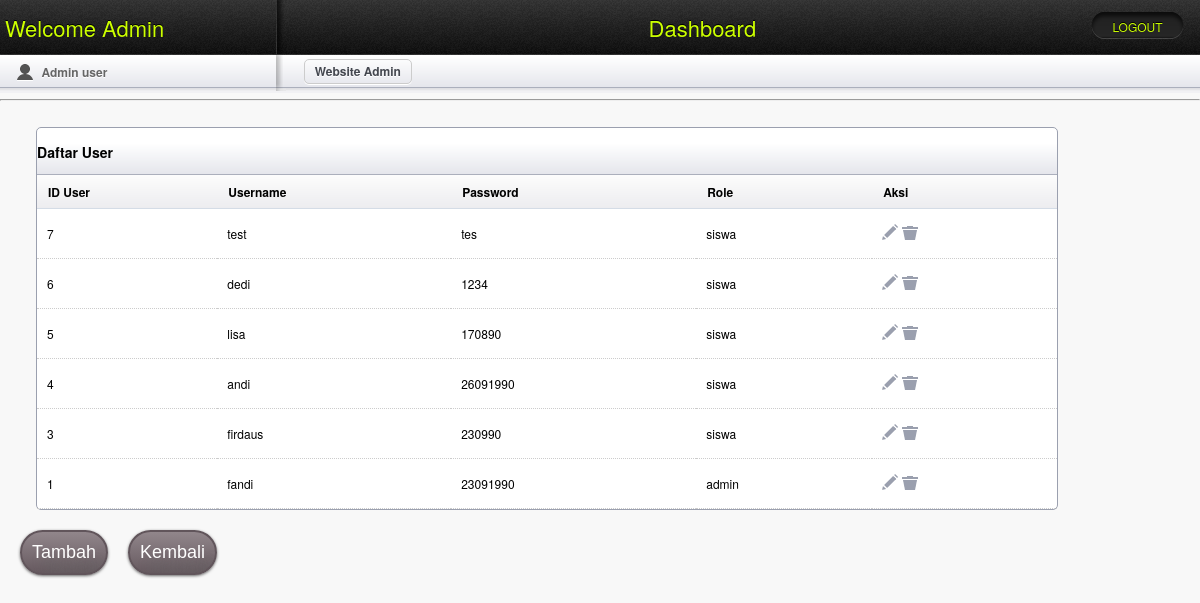
Screenshot of /admin/act_admin.php with the database file from the repository.
### tables this page shows
CREATE TABLE IF NOT EXISTS `user` (
  `No_ID` int(11) NOT NULL auto_increment,
  `Username` varchar(30) NOT NULL,
  `Password` varchar(16) NOT NULL,
  `Level` varchar(15) NOT NULL,
  PRIMARY KEY  (`No_ID`)
);

### admin/act_admin.php (the view, shortened to what this page needs)
<!doctype html>
<html lang="en">
<head>
	<link rel="stylesheet" href="css/layout.css" type="text/css" media="screen" />
</head>
<body>
	<header id="header">
		<hgroup>
			<h1 class="site_title"><a href="admin.php">Welcome Admin</a></h1>
			<h2 class="section_title">Dashboard</h2><div class="btn_view_site"><a href="../logout.php">LOGOUT</a></div>
		</hgroup>
	</header>
	<section id="secondary_bar">
		<div class="user">
			<p>Admin user</p>
		</div>
		<div class="breadcrumbs_container">
			<article class="breadcrumbs"><a href="#">Website Admin</a></article>
		</div>
	</section>
	<aside class="column">
		<hr/>
<?php
	switch($_GET['doadmin']){
	default: ?>
		<article class="module width_3_quarter">
		<header><h3 class="tabs_involved">Daftar User</h3></header>
		<div id="tab1" class="tab_content" style="display: block;">
		<table class="tablesorter" cellspacing="0">
		<thead>
		<tr><th class="header">ID User</th><th class="header">Username</th><th class="header">Password</th><th class="header">Role</th><th class="header">Aksi</th></tr></thead>
		<tbody>
	<?php
		$sql = mysql_query("SELECT * FROM user ORDER BY No_ID DESC");
		while ($r=mysql_fetch_array($sql)){ ?>
		<tr><td><?php echo $r['No_ID']; ?></td>
			<td><?php echo $r['Username']; ?></td>
			<td><?php echo $r['Password']; ?></td>
			<td><?php echo $r['Level']; ?></td>
			<td><a href="?act=admin&doadmin=editadmin&id=<?php echo $r['No_ID']; ?>"><img src="images/icn_edit.png" /></a>
				<a href="aksi.php?act=admin&doadmin=hapus&id=<?php echo $r['No_ID']; ?>"><img src="images/icn_trash.png" /></a>
			</td>
		</tr>
		<?php } ?>
		</tbody>
	</table>
	</div>
	</article><br class="clear" />
			<input class="button" type="button" value="Tambah" onClick=location.href="?act=admin&doadmin=addadmin">
			<input class="button" type="button" value="Kembali" onClick=location.href="admin.php">
<br class="clear" />
	<?php break; ?>
<?php break; } ?>
</aside>
	</body>
</html>

### admin/css/layout.css (style rules this page uses)
html, div, map, dt, isindex, form, header, aside, section, section, article, footer { display: block; }
.button { margin-top: 20px; margin-left: 20px; float: left; font-family: Arial; color: #ffffff; font-size: 18px; padding: 10px; text-decoration: none; -webkit-border-radius: 28px; -moz-border-radius: 28px; -webkit-box-shadow: 0px 1px 3px #666666; -moz-box-shadow: 0px 1px 3px #666666; text-shadow: 10px 15px 11px #666666; border: solid #61555b 2px; background: -webkit-gradient(linear, 0 0, 0 100%, from(#91868b), to(#66595f)); background: -moz-linear-gradient(top, #91868b, #66595f); -ms-filter: progid:DXImageTransform.Microsoft.gradient(startColorStr=#91868b, endColorStr=#66595f); filter: progid:DXImageTransform.Microsoft.gradient(startColorStr=#91868b, endColorStr=#66595f); display:inline-block; }
in html, body { height: 100%; margin: 0; padding: 0; font-family: "Helvetica Neue", Helvetica, Arial, Verdana, sans-serif; background: #F8F8F8; font-size: 12px; }
a:link, a:visited { color: #77BACE; text-decoration: none; }
header#header { height: 55px; width: 100%; background: #222222 url(../images/header_bg.png) repeat-x; }
header#header h1.site_title, header#header h2.section_title { float: left; margin: 0; font-size: 22px; display: block; width: 23%; height: 55px; font-weight: normal; text-align: left; text-indent: 1.8%; line-height: 55px; color: #ccff00; text-shadow: 0 -1px 0 #000; }
header#header h1.site_title a { color: #ccff00; text-decoration: none; }
header#header h2.section_title { text-align: center; text-indent: 4.5%; width: 68%; background: url(../images/header_shadow.png) no-repeat left top; }
.btn_view_site { float: left; width: 9%; }
.btn_view_site a { display: block; margin-top: 12px; width: 91px; height: 27px; background: url(../images/btn_view_site.png) no-repeat; text-align: center; line-height: 29px; color: #ccff00; text-decoration: none; text-shadow: 0 -1px 0 #000; }
section#secondary_bar { height: 38px; width: 100%; background: #F1F1F4 url(../images/secondary_bar.png) repeat-x; }
section#secondary_bar .user { float: left; width: 23%; height: 38px; }
.user p { margin: 0; padding: 0; color: #666666; font-weight: bold; display: block; float: left; width: 85%; height: 35px; line-height: 35px; text-indent: 25px; text-shadow: 0 1px 0 #fff; background: url(../images/icn_user.png) no-repeat center left; margin-left: 6%; }
section#secondary_bar .breadcrumbs_container { float: left; width: 77%; background: url(../images/secondary_bar_shadow.png) no-repeat left top; height: 38px; }
article.breadcrumbs { float: left; padding: 0 10px; border: 1px solid #ccc; -webkit-border-radius: 5px; -moz-border-radius: 5px; border-radius: 5px; -webkit-box-shadow: 0 1px 0 #fff; -moz-box-shadow: 0 1px 0 #fff; box-shadow: 0 1px 0 #fff; height: 23px; margin: 4px 3%; }
.breadcrumbs a { display: inline-block; float: left; height: 24px; line-height: 23px; }
.breadcrumbs a:link, .breadcrumbs a:visited { color: #44474F; text-decoration: none; text-shadow: 0 1px 0 #fff; font-weight: bold; }
.module { border: 1px solid #9BA0AF; width: 100%; margin: 20px 3% 0 3%; margin-top: 20px; -webkit-border-radius: 5px; -moz-border-radius: 5px; border-radius: 5px; background: #ffffff; }
.module header { height: 38px; width: 100%; background: #F1F1F4 url(../images/secondary_bar.png) repeat-x; -webkit-border-top-left-radius: 5px; -webkit-border-top-right-radius: 5px; -moz-border-radius-topleft: 5px; -moz-border-radius-topright: 5px; border-top-left-radius: 5px; border-top-right-radius: 5px; }
.width_3_quarter { width: 85%; margin-right: 0; float: left; }
.tablesorter { width: 100%; margin: -5px 0 0 0; }
.tablesorter td { margin: 0; padding: 0; border-bottom: 1px dotted #ccc; }
.tablesorter thead tr { height: 34px; background: url(../images/table_sorter_header.png) repeat-x; text-align: left; text-indent: 10px; cursor: pointer; }
.tablesorter td { padding: 15px 10px; }

### rows the page displays
user: No_ID "7", Username "test", Password "tes", Level "siswa"
user: No_ID "6", Username "dedi", Password "1234", Level "siswa"
user: No_ID "5", Username "lisa", Password "170890", Level "siswa"
user: No_ID "4", Username "andi", Password "26091990", Level "siswa"
user: No_ID "3", Username "firdaus", Password "230990", Level "siswa"
user: No_ID "1", Username "fandi", Password "23091990", Level "admin"
